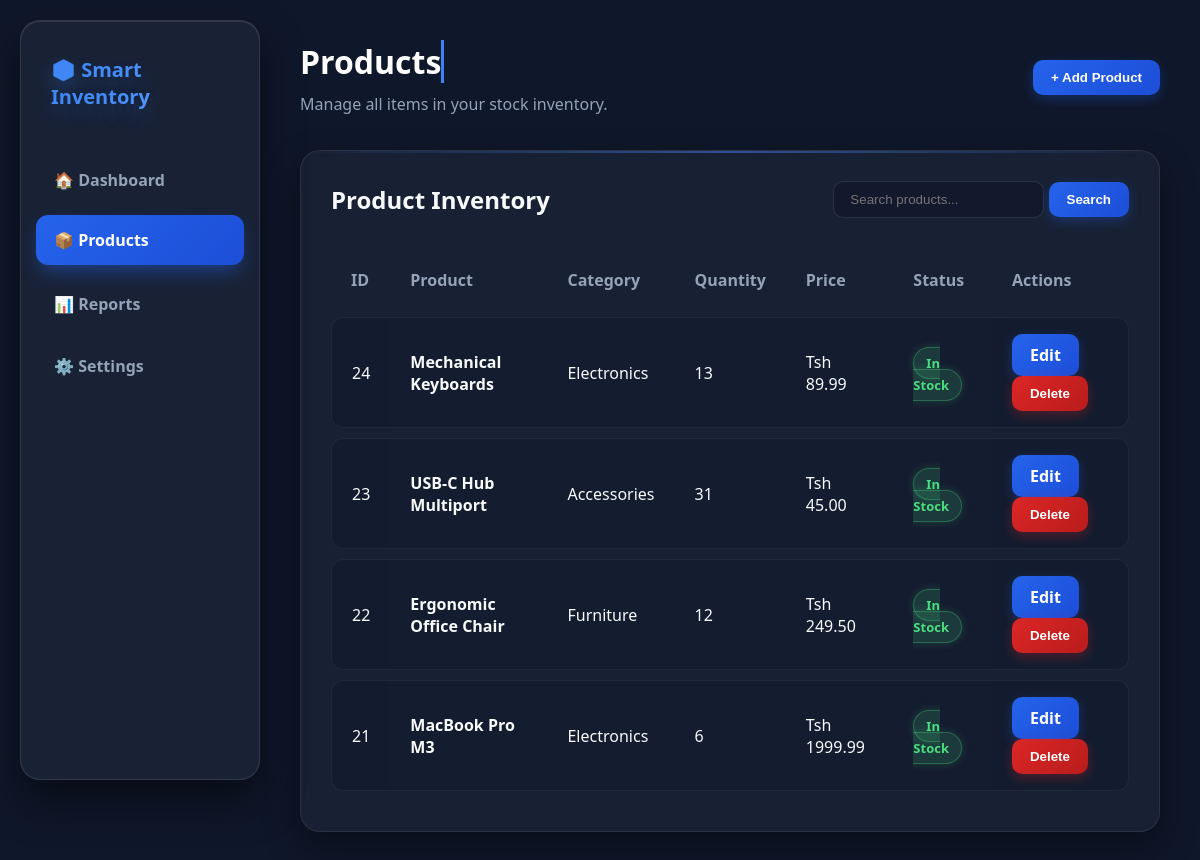
Page /products on the committed database.
### tables this page shows
CREATE TABLE products (
            id INTEGER PRIMARY KEY AUTOINCREMENT,
            name TEXT NOT NULL,
            category TEXT NOT NULL,
            quantity INTEGER NOT NULL,
            price REAL NOT NULL
        );

### app.py (the view)
@app.route("/products")
def products():
    search = request.args.get("search", "").strip()
    conn = get_db()
    if search:
        products = conn.execute("SELECT * FROM products WHERE name LIKE ? OR category LIKE ? ORDER BY id DESC", (f"%{search}%", f"%{search}%")).fetchall()
    else:
        products = conn.execute("SELECT * FROM products ORDER BY id DESC").fetchall()
    conn.close()
    return render_template("products.html", products=products, search=search)

### app.py (called while the page is built)
@app.context_processor
def inject_lang():
    lang = session.get('lang', 'en')
    return {'lang': lang, 't': translations[lang]}

def get_db():
    conn = sqlite3.connect(DATABASE)
    conn.row_factory = sqlite3.Row
    return conn

### templates/products.html (shortened to what this page needs)
<!DOCTYPE html>
<html lang="en">
<head>
    <link rel="stylesheet" href="{{ url_for('static', filename='css/style.css') }}">
</head>
<body>
    <aside class="sidebar">
        <div class="logo">📦 Smart Inventory</div>
        <nav>
            <a href="/">🏠 Dashboard</a>
            <a href="/products" class="active">📦 Products</a>
            <a href="/reports">📊 Reports</a>
            <a href="/settings">⚙️ Settings</a>
        </nav>
    </aside>
    <main class="main-content">
        <div class="dashboard-header">
            <div>
                <h1>{{ t.products}}</h1>
                <p>Manage all items in your stock inventory.</p>
            </div>
            <a href="/add-product">
                <button>+ Add Product</button>
            </a>
        </div>
        <section class="inventory-section">
            <div class="inventory-header">
                <h2>Product Inventory</h2>
                <form method="GET" action="/products" class="search-form">
                    <input type="text" name="search" placeholder="Search products..." value="{{ search }}">
                    <button type="submit">Search</button>
                </form>
            </div>
            <div class="table-wrapper">
                <table>
                    <thead>
                        <tr>
                            <th>ID</th>
                            <th>Product</th>
                            <th>Category</th>
                            <th>Quantity</th>
                            <th>Price</th>
                            <th>Status</th>
                            <th>Actions</th>
                        </tr>
                    </thead>
                    <tbody>
                        {% for product in products %}
                        <tr>
                            <td>{{ product["id"] }}</td>
                            <td><strong>{{ product["name"] }}</strong></td>
                            <td>{{ product["category"] }}</td>
                            <td>{{ product["quantity"] }}</td>
                            <td>Tsh {{ "%.2f"|format(product["price"]) }}</td>
                            <td>
                                {% if product["quantity"] == 0 %}
                                    <span class="out-of-stock">Out of Stock</span>
                                {% elif product["quantity"] <= 5 %}
                                    <span class="low-stock">Low Stock</span>
                                {% else %}
                                    <span class="in-stock">In Stock</span>
                                {% endif %}
                            </td>
                            <td>
                                <a href="{{ url_for('edit_product', id=product['id']) }}" class="edit-btn">Edit</a>
                                <form method="POST" action="{{ url_for('delete_product', id=product['id']) }}" class="delete-form">
                                    <button type="submit" class="delete-btn" onclick="return confirm('Delete this product?');">Delete</button>
                                </form>
                            </td>
                        </tr>
                        {% else %}
                        <tr>
                            <td colspan="7" style="text-align: center; color: #94a3b8; padding: 30px;">
                                No products found.
                            </td>
                        </tr>
                        {% endfor %}
                    </tbody>
                </table>
            </div>
        </section>
    </main>
</body>
</html>

### static/css/style.css (style rules this page uses)
* { margin: 0; padding: 0; box-sizing: border-box; }
body { font-family: 'Segoe UI', system-ui, -apple-system, sans-serif; background: #0f172a; color: #f8fafc; min-height: 100vh; perspective: 1000px; overflow-x: hidden; }
.sidebar { position: fixed; left: 20px; top: 20px; width: 240px; height: calc(100vh - 40px); background: rgba(30, 41, 59, 0.7); backdrop-filter: blur(12px); border: 1px solid rgba(255, 255, 255, 0.1); border-radius: 20px; padding: 25px 15px; box-shadow: 0 20px 40px rgba(0, 0, 0, 0.5), inset 0 1px 0 rgba(255, 255, 255, 0.1); transform-style: preserve-3d; z-index: 100; }
.logo { font-size: 20px; font-weight: 800; padding: 10px 15px; margin-bottom: 35px; background: linear-gradient(135deg, #3b82f6, #60a5fa); -webkit-background-clip: text; -webkit-text-fill-color: transparent; text-shadow: 0 10px 20px rgba(59, 130, 246, 0.3); }
.sidebar nav { display: flex; flex-direction: column; gap: 12px; }
.sidebar nav a { color: #94a3b8; text-decoration: none; padding: 14px 18px; border-radius: 12px; font-weight: 600; transition: all 0.3s cubic-bezier(0.4, 0, 0.2, 1); position: relative; }
.sidebar nav a:hover, .sidebar nav a.active { background: linear-gradient(135deg, #2563eb, #1d4ed8); color: #ffffff; transform: translateY(-2px) translateZ(10px); box-shadow: 0 10px 20px -5px rgba(37, 99, 235, 0.5); }
.main-content { margin-left: 280px; padding: 40px 40px 40px 20px; }
.dashboard-header { display: flex; justify-content: space-between; align-items: center; margin-bottom: 35px; }
.dashboard-header h1 { font-size: 32px; font-weight: 800; color: #ffffff; display: inline-block; overflow: hidden; white-space: nowrap; border-right: 3px solid #3b82f6; animation: typing 2.5s steps(30, end), blink 0.75s infinite; }
.dashboard-header p { color: #94a3b8; margin-top: 5px; }
.inventory-section { background: rgba(30, 41, 59, 0.6); backdrop-filter: blur(10px); padding: 30px; border-radius: 20px; border: 1px solid rgba(255, 255, 255, 0.08); box-shadow: 0 15px 35px rgba(0, 0, 0, 0.4); }
.inventory-header { display: flex; justify-content: space-between; align-items: center; margin-bottom: 25px; }
.table-wrapper { overflow-x: auto; }
table { width: 100%; border-collapse: separate; border-spacing: 0 10px; }
th { padding: 16px 20px; color: #94a3b8; font-weight: 600; text-align: left; border: none; }
td { padding: 16px 20px; background: rgba(15, 23, 42, 0.4); border-top: 1px solid rgba(255, 255, 255, 0.05); border-bottom: 1px solid rgba(255, 255, 255, 0.05); transition: all 0.2s ease; }
td:first-child { border-left: 1px solid rgba(255, 255, 255, 0.05); border-top-left-radius: 12px; border-bottom-left-radius: 12px; }
td:last-child { border-right: 1px solid rgba(255, 255, 255, 0.05); border-top-right-radius: 12px; border-bottom-right-radius: 12px; }
.in-stock { color: #4ade80; background: rgba(74, 222, 128, 0.15); border: 1px solid rgba(74, 222, 128, 0.3); padding: 6px 12px; border-radius: 20px; font-size: 13px; font-weight: 600; box-shadow: 0 0 10px rgba(74, 222, 128, 0.2); }
button, .edit-btn { display: inline-block; padding: 10px 18px; background: linear-gradient(135deg, #2563eb, #1d4ed8); color: #ffffff; border: none; border-radius: 10px; font-weight: 600; text-decoration: none; cursor: pointer; box-shadow: 0 4px 12px rgba(37, 99, 235, 0.3); transition: all 0.3s ease; }
.delete-form { display: inline-block; }
.delete-btn { background: linear-gradient(135deg, #dc2626, #b91c1c); box-shadow: 0 4px 12px rgba(220, 38, 38, 0.3); }
.search-form input, input { background: rgba(15, 23, 42, 0.6); border: 1px solid rgba(255, 255, 255, 0.1); color: #ffffff; padding: 10px 16px; border-radius: 10px; outline: none; transition: all 0.3s ease; }
.inventory-section { position: relative; overflow: hidden; }
.inventory-section::before { content: ''; position: absolute; top: 0; left: 0; width: 100%; height: 2px; background: linear-gradient(90deg, transparent, rgba(59, 130, 246, 0.5), transparent); }

### rows in the picture
products: id "24", name "Mechanical Keyboards", category "Electronics", quantity "13", price "89.99", shows "In Stock"
products: id "23", name "USB-C Hub Multiport", category "Accessories", quantity "31", price "45.00", shows "In Stock"
products: id "22", name "Ergonomic Office Chair", category "Furniture", quantity "12", price "249.50", shows "In Stock"
products: id "21", name "MacBook Pro M3", category "Electronics", quantity "6", price "1999.99", shows "In Stock"

### other values in the picture
{{ t.products }} "Products"
